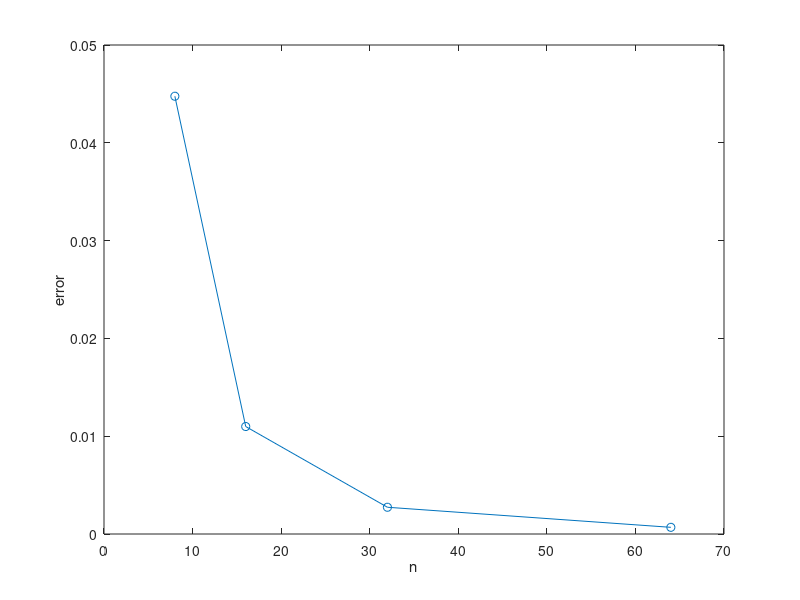
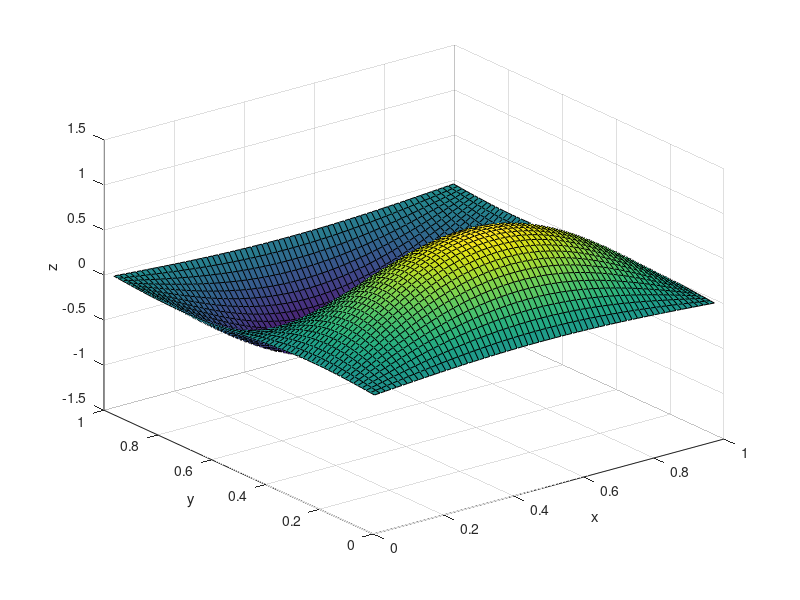

Write the MATLAB code that produced these figures, in order.
% finite difference Poisson solver on a square

nn=2.^(3:6); %[10,20,40,80,160]; 
for j=1:size(nn,2)
    n=nn(j); h=1/n; n1=n-1; N=n1*n1;
    x=h:h:1-h; [X,Y]=meshgrid(x,x);
    fn=inline('sin(pi*x).*sin(2*pi*y)','x','y');
    u=fn(X,Y); u=reshape(u,N,1); % exact soln
    fh=5*pi*pi*u; fh=reshape(fh,N,1); % RHS
    e=ones(N,1);
    A=spdiags([-e,-e,4*e,-e,-e],[-n1,-1,0,1,n1],N,N)/h^2;
    for kk=1:n-2 k=kk*n1; A(k,k+1)=0; A(k+1,k)=0; end;
    uh=A\fh; % computed soln by Gaussian elimination
    er(j)=norm(uh-u,inf);
end;
figure(1); plot(nn,er,'o-'); xlabel('n'); ylabel('error');
figure(2); surf(X,Y,reshape(uh,n1,n1)); xlabel('x'); ylabel('y'); zlabel('z');
return
% Solve L u = f where L is -Laplacian + random (sym) perturbation using PCG
clear X Y uh u
A=toeplitz([2 -1 zeros(1,n-3)])*n^2; % 1D Laplacian
[V,D]=eig(A); % spectral decomposition needed for tensor product preconditioner
A=kron(A,eye(n1))+kron(eye(n1),A)+toeplitz(randn(1,N)); % calculate L

[x,flag,relres,it,resv]=pcg(A,fh,[],[],@(f)tenpre(f,V,D,n1));
figure(3); semilogy([1:it]',[resv(1:it)],'-o'); xlabel('iteration #'); ylabel('error');

function u=tenpre(f,V,D,n) % tensor product preconditioner
G=V'*reshape(f,n,n)*V;
Z=G./(repmat(diag(D),1,n) + repmat(diag(D)',n,1));
u=reshape(V*Z*V',n^2,1);
end